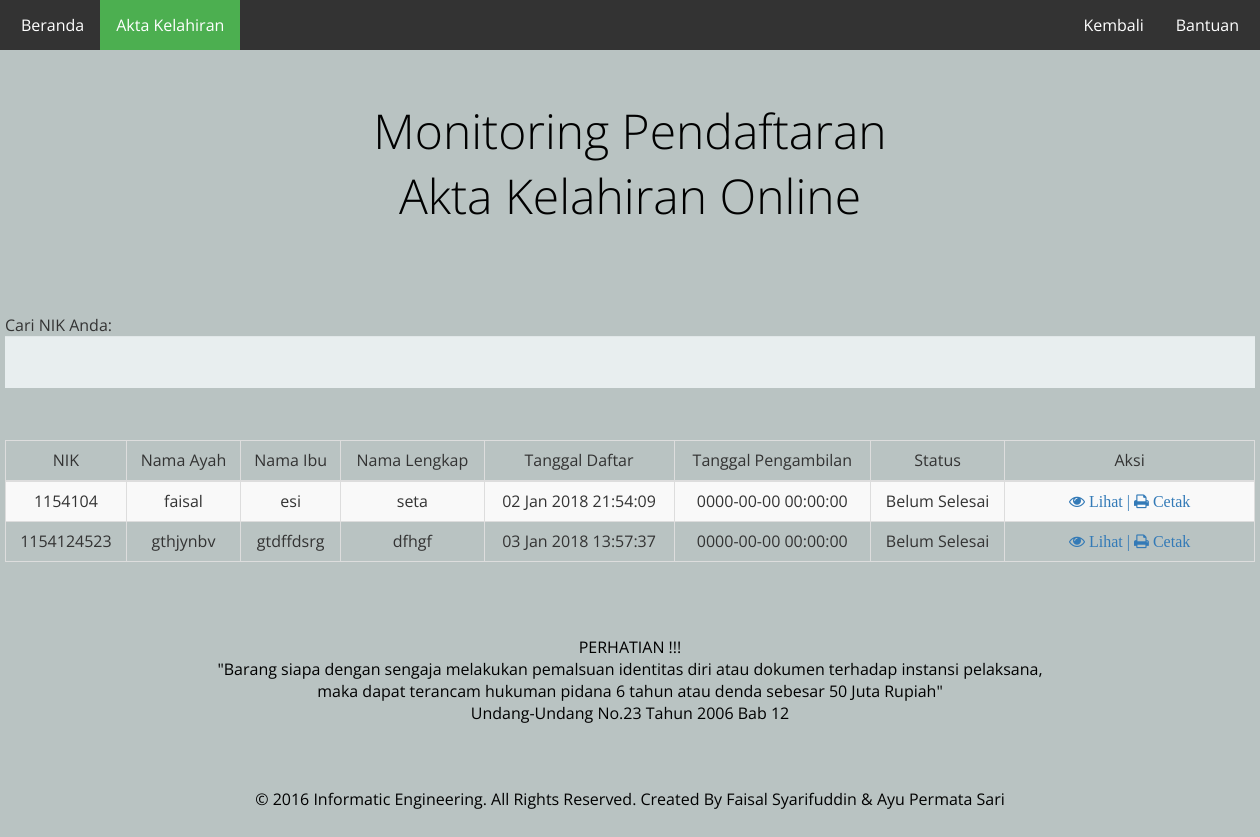
The page /index.php/aktakelahiran/cariweb on the database its author committed.
### tables this page shows
CREATE TABLE `akta_kelahiran` (
  `nik` varchar(16) NOT NULL,
  `nm_kpl_keluarga` varchar(30) NOT NULL,
  `nama_ibu` varchar(30) NOT NULL,
  `nm_lengkap` varchar(30) NOT NULL,
  `jk` varchar(12) NOT NULL,
  `tmpt_dilahirkan` varchar(30) NOT NULL,
  `tgl_lahir` date NOT NULL,
  `tgl_daftar` datetime NOT NULL,
  `tgl_ambil` datetime NOT NULL,
  `status` varchar(15) NOT NULL,
  `province_id` char(2) NOT NULL,
  `regency_id` char(4) NOT NULL,
  `district_id` char(7) NOT NULL
);

CREATE TABLE `berkas` (
  `id_berkas` int(11) NOT NULL,
  `nik` varchar(16) NOT NULL,
  `srt_ket_kelahiran` varchar(50) NOT NULL,
  `ftcopy_kk` varchar(50) NOT NULL,
  `ftcop_aktanikah` varchar(50) NOT NULL,
  `ktp` varchar(50) NOT NULL,
  `srt_ket_rt` varchar(50) NOT NULL,
  `srt_ket_rw` varchar(50) NOT NULL
);

### application/controllers/Aktakelahiran.php (called while the page is built, shortened)
<?php
class Aktakelahiran extends CI_Controller{
    function __construct(){
        $this->load->model('aktakelahiran_model');
    $this->load->model('User_model');
        $this->load->helper(array('form', 'url', 'html'));
        $this->load->library('upload','table');
    }
    function cariweb() {
       $data['monitoring_kelahiran']=$this->aktakelahiran_model->caridata();
       if($data['monitoring_kelahiran']==null) {
          print 'Maaf data yang anda cari tidak ada atau keywordnya salah';
          print br(2);
          print anchor('Aktakelahiran/indexmonitoring','kembali');
          }
          else {
             $this->load->view('web/carimonitoring_kelahiran',$data);
          }
    }
}

### index.php (called while the page is built, shortened)
<?php
require_once BASEPATH.'core/CodeIgniter.php';

### application/models/aktakelahiran_model.php (called while the page is built, shortened)
<?php
class aktakelahiran_model extends CI_Model{
    function caridata(){
    $c = $this->input->POST ('cari');
    $this->db->select('*');
    $this->db->from('akta_kelahiran');
    $this->db->join('berkas', 'akta_kelahiran.nik = berkas.nik');
    $this->db->like('berkas.nik', $c);
    $query = $this->db->get();
    return $query->result();
    }
}

### application/views/web/carimonitoring_kelahiran.php (the view, shortened to what this page needs)
<!DOCTYPE html>
<html>
<head>
        <link rel="stylesheet" href="<?php echo base_url();?>/assets/web/css/form.css">
<link href="<?php echo base_url();?>/assets/admin/css/bootstrap.min.css" rel='stylesheet' type='text/css' />
<link href="<?php echo base_url();?>/assets/admin/css/font-awesome.css" rel="stylesheet">
<link href="<?php echo base_url();?>/assets/web/css/stylex.css" rel="stylesheet" type="text/css" media="all" />
</head>
<body>
    <ul>
      <div class="main-row"><li><a href="<?php echo base_url()?>index.php">Beranda</a></li></div>
      <div class="main-row"><li><a class="active" href="<?php echo base_url()?>index.php/Aktakelahiran/indexweb">Akta Kelahiran</a></li></div>
      <div class="main-row"><li style="float:right"><a href="<?php echo base_url()?>index.php/AKtakelahiran/bantuankelahiran">Bantuan</a></li></div>
      <div class="main-row"><li style="float:right"><a href="<?php echo base_url()?>index.php/Aktakelahiran/indexweb">Kembali</a></li></div>
    </ul>
  <div class="main">
    <h1>Monitoring Pendaftaran <br>Akta Kelahiran Online</h1>
    <div class="main-row">
          <form action="<?php print site_url();?>/Aktakelahiran/cariweb" method=POST>
            Cari NIK Anda:
            <input type="search" name="cari">
          </form><br>
          <div align="center">
              <table id="example1" align="center" class="table table-bordered table-striped">
          <thead>
            <tr>
              <th><div align="center">NIK</div></th>
              <th><div align="center">Nama Ayah</div></th>
              <th><div align="center">Nama Ibu</div></th>
              <th><div align="center">Nama Lengkap</div></th>
              <th><div align="center">Tanggal Daftar</div></th>
              <th><div align="center">Tanggal Pengambilan</div></th>
              <th><div align="center">Status</div></th>
              <th><div align="center">Aksi</div></th>
            </tr>
          </thead>
              <tbody>
                    <?php foreach($monitoring_kelahiran as $row) : ?>
                          <tr>
                            <td><div align="center"><?php print $row->nik; ?></div></td>
                            <td><div align="center"><?php print $row->nm_kpl_keluarga; ?></div></td>
                            <td><div align="center"><?php print $row->nama_ibu; ?></div></td>
                            <td><div align="center"><?php print $row->nm_lengkap; ?></div></td>
                            <td><div align="center"><?php echo date("d M Y H:i:s",strtotime($row->tgl_daftar)); ?></div></td>
                            <td><div align="center"><?php print $row->tgl_ambil; ?></div></td>
                            <td><div align="center"><?php print $row->status; ?></div></td>
                            <td width="20%"><div align="center">
                            <a href="<?php echo base_url()?>index.php/cetak/view_kelahiran/<?php print $row->nik; ?>/<?php print $row->id_berkas; ?>" type="button" class="fa fa-eye"><b> Lihat | </b></a>
                            <a href="<?php echo base_url()?>index.php/cetak/cetak_kelahiran/<?php print $row->nik; ?>/<?php print $row->id_berkas; ?>" type="button" target="_blank" class="fa fa-print"><b> Cetak</b></a></div></td>
                         </tr>
                    <?php endforeach; ?>
             </tbody>
         </table><br>
    </div>
    </div>
  </div>
  <div class="copyright">
    <p>PERHATIAN !!!</p>
    <p>"Barang siapa dengan sengaja melakukan pemalsuan identitas diri atau dokumen terhadap instansi pelaksana,</p>
    <p>maka dapat terancam hukuman pidana 6 tahun atau denda sebesar 50 Juta Rupiah"</p>
    <p>Undang-Undang No.23 Tahun 2006 Bab 12</p>
  </div>
  <div class="copyright">
    <p> © 2016 Informatic Engineering. All Rights Reserved. Created By Faisal Syarifuddin & Ayu Permata Sari</p>
</body>
</html>

### assets/web/css/form.css (style rules this page uses)
*, *:before, *:after { -moz-box-sizing: border-box; -webkit-box-sizing: border-box; box-sizing: border-box; }
body { font-family: 'Nunito', sans-serif; color: #384047; }
h1 { margin: 0 0 30px 0; text-align: center; }
input[type="text"], input[type="password"], input[type="date"], input[type="datetime"], input[type="email"], input[type="number"], input[type="search"], input[type="tel"], input[type="time"], input[type="url"], textarea, select { background: rgba(255,255,255,0.1); border: none; font-size: 16px; height: auto; margin: 0; outline: 0; padding: 15px; width: 100%; background-color: #e8eeef; color: #8a97a0; box-shadow: 0 1px 0 rgba(0,0,0,0.03) inset; margin-bottom: 30px; }

### assets/web/css/stylex.css (style rules this page uses)
html,body,div,span,applet,object,iframe,h1,h2,h3,h4,h5,h6,p,blockquote,pre,a,abbr,acronym,address,big,cite,code,del,dfn,em,img,ins,kbd,q,s,samp,small,strike,strong,sub,sup,tt,var,b,u,i,dl,dt,dd,ol,nav ul,nav li,fieldset,form,label,legend,table,caption,tbody,tfoot,thead,tr,th,td,article,aside,canvas,details,embed,figure,figcaption,footer,header,hgroup,menu,nav,output,ruby,section,summary,time,mark,audio,video { margin:0;padding:0;border:0;font-size:100%;font:inherit;vertical-align:baseline; }
ol,ul { list-style:none;margin:0px;padding:0px; }
table { border-collapse:collapse;border-spacing:0; }
a { text-decoration:none; }
body { font-family: 'Open Sans', sans-serif; background: #b9c3c2; -webkit-background-size:cover; -moz-background-size:cover; -o-background-size:cover; -ms-background-size:cover; background-size:cover; background-attachment: fixed; }
h1 { text-align: center; margin: 1em 0 1.8em; font-size: 3em; color: #000; font-weight: 300; }
.main-row { width: 1250px; margin: 0 auto !important; }
.copyright { text-align: center; padding: 2em 0 2em; }
.copyright p { color: #000; font-size:1em; }

### application/views/web/carimonitoring_kelahiran.php (style rules this page uses)
ul { list-style-type: none; margin: 0; padding: 0; overflow: hidden; background-color: #333; }
li { float: left; border-right:1px solid #bbb; }
li:last-child { border-right: none; }
li a { display: block; color: white; text-align: center; padding: 14px 16px; text-decoration: none; }
.active { background-color: #4CAF50; }

### rows shown on the page
akta_kelahiran: berkas.nik "1154104", nm_kpl_keluarga "faisal", nama_ibu "esi", nm_lengkap "seta", tgl_daftar "02 Jan 2018 21:54:09", tgl_ambil "0000-00-00 00:00:00", status "Belum Selesai"
akta_kelahiran: berkas.nik "1154124523", nm_kpl_keluarga "gthjynbv", nama_ibu "gtdffdsrg", nm_lengkap "dfhgf", tgl_daftar "03 Jan 2018 13:57:37", tgl_ambil "0000-00-00 00:00:00", status "Belum Selesai"
